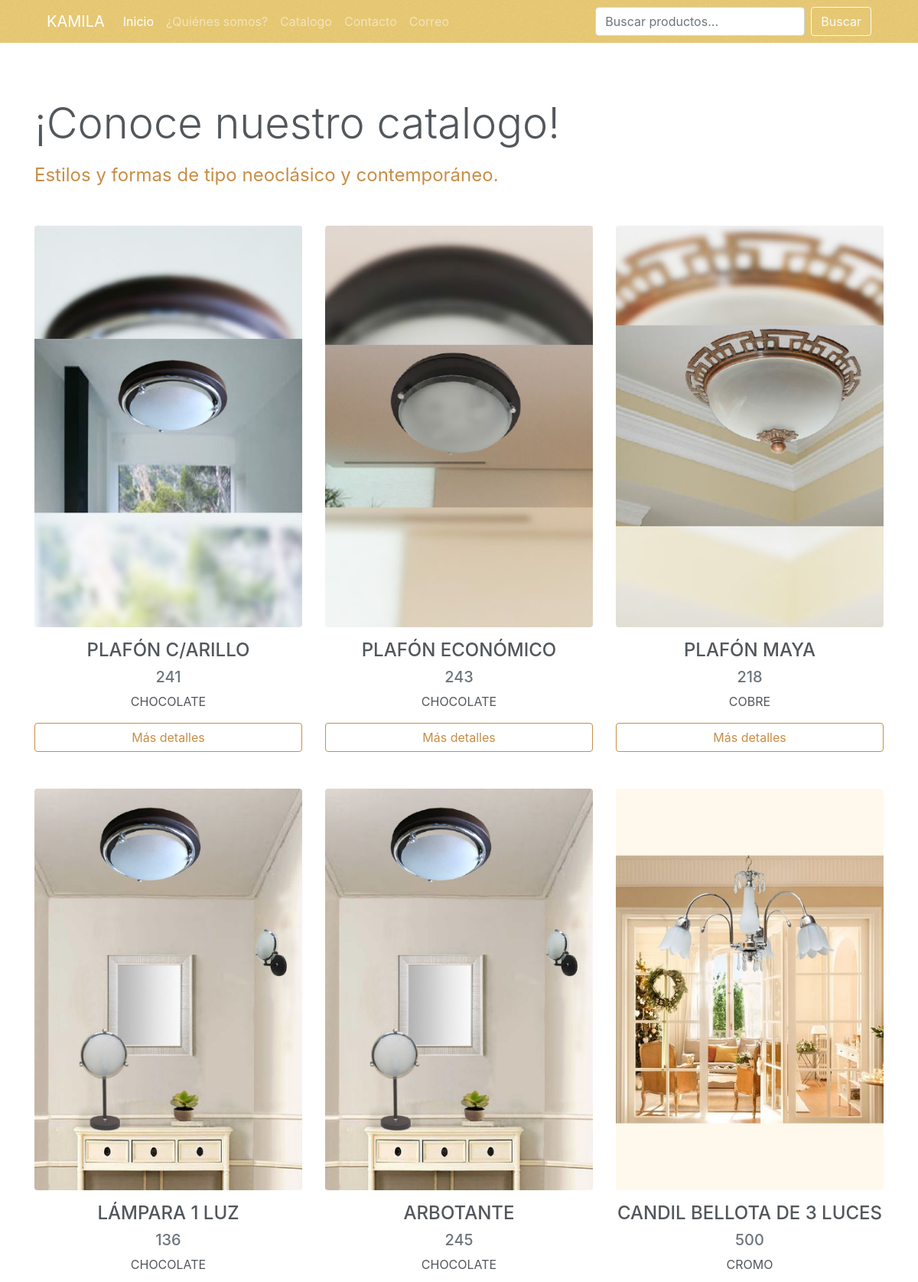
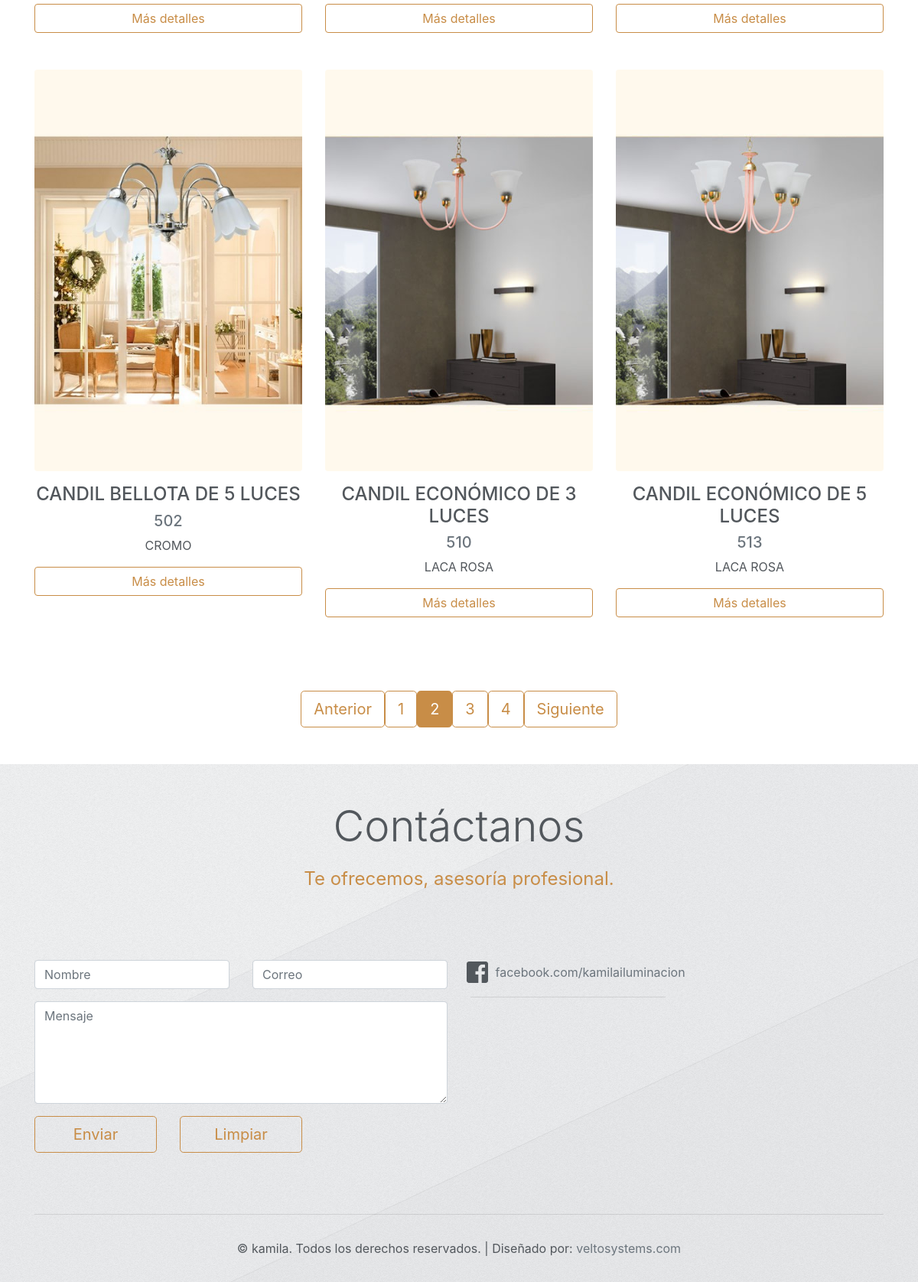
The app's page /protected/php/catalogo.php?pag=2? with its own data (2 pictures, top to bottom).
### tables this page shows
CREATE TABLE `catProd` (
	`id`	,
	`nomObj_catProd`	,
	`mod_catProd`	,
	`catEst_catProd`	,
	`mat_catProd`	,
	`diam_catProd`	,
	`alt_catProd`	,
	`detalles_catProd`	,
	`exitencia_catProd`	,
	`activo_catProd`	,
	`precio_catProd`	,
	`imgCat_catProd`	,
	`imgDesCat_catProd`	,
	`imgDibujoTec_catProd`	,
	`idUsr_catProd`	,
	`fechaH_catProd`	,
	`links_mercado_catProd`	
);

### protected/php/catImagenes.php (the view, shortened to what this page needs)
<?php
if (empty($_GET['pag'])) {
	$pag = 1;
}else{
	$pag = $_GET['pag'];
}
	$con = new SQLite3("../data/catalogo.db") or die("Problemas para conectar!");
	$cpm = 9;
	$pag = (int)$pag;
	$cs2 = $con -> query("SELECT * FROM catProd WHERE catEst_catProd = '1' AND activo_catProd = '1' LIMIT ($pag-1) * $cpm,$cpm");
	while ($resul2 = $cs2 -> fetchArray()) {
		$idProducto = $resul2['id'];
		$nomObjeto = $resul2['nomObj_catProd'];
		$modelo = $resul2['mod_catProd'];
		$material = $resul2['mat_catProd'];
		$imgCat = $resul2['imgCat_catProd'];
		echo'<div class="col-12 col-sm-6 col-md-4">
				<a href="../catDetalles/kamila.aspx?idProducto='.$idProducto.'">
				<img src="../catalogo/img/c/'; echo $imgCat.'" class="img-fluid rounded mx-auto d-block mb-3">
				</a>
				<h4 class="text-center">'; echo $nomObjeto.'</h4>
				<h5 class="text-center text-muted">'; echo $modelo.'</h5>
				<p class="text-center">'; echo $material.'</p>
				<a href="../catDetalles/kamila.aspx?idProducto='.$idProducto.'" class="btn btn-outline-secondary mx-auto d-block mb-5" role="button">Más detalles</a>
			</div>
		';
	}
 ?>

### css/style.css (style rules this page uses)
body { color: #52575C; }
.btn-outline-secondary { color: #C88D47; border-color: #C88D47; }

### records on screen
catprod: imgCat_catProd (picture), nomObj_catProd "PLAFÓN C/ARILLO", mod_catProd "241", mat_catProd "CHOCOLATE"
catprod: imgCat_catProd (picture), nomObj_catProd "PLAFÓN ECONÓMICO", mod_catProd "243", mat_catProd "CHOCOLATE"
catprod: imgCat_catProd (picture), nomObj_catProd "PLAFÓN MAYA", mod_catProd "218", mat_catProd "COBRE"
catprod: imgCat_catProd (picture), nomObj_catProd "LÁMPARA 1 LUZ", mod_catProd "136", mat_catProd "CHOCOLATE"
catprod: imgCat_catProd (picture), nomObj_catProd "ARBOTANTE", mod_catProd "245", mat_catProd "CHOCOLATE"
catprod: imgCat_catProd (picture), nomObj_catProd "CANDIL BELLOTA DE 3 LUCES", mod_catProd "500", mat_catProd "CROMO"
catprod: imgCat_catProd (picture), nomObj_catProd "CANDIL BELLOTA DE 5 LUCES", mod_catProd "502", mat_catProd "CROMO"
catprod: imgCat_catProd (picture), nomObj_catProd "CANDIL ECONÓMICO DE 3 LUCES", mod_catProd "510", mat_catProd "LACA ROSA"
catprod: imgCat_catProd (picture), nomObj_catProd "CANDIL ECONÓMICO DE 5 LUCES", mod_catProd "513", mat_catProd "LACA ROSA"
